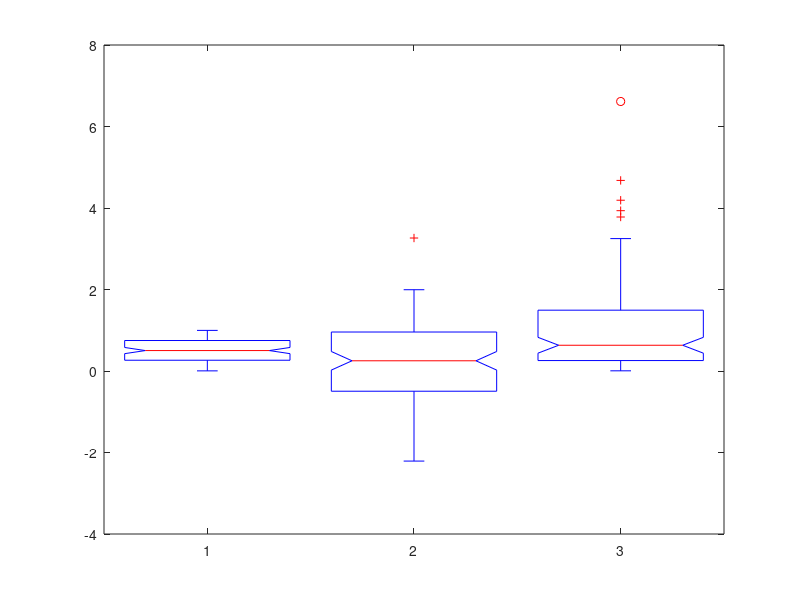

MATLAB code for this plot:
% Example 5.10
% Computational Statistics Handbook with MATLAB, 2nd Edition
% Wendy L. and Angel R. Martinez

% Generate a sample from the uniform distribution.
xunif = rand(100,1);
% Generate sample from the standard normal.
xnorm = randn(100,1);
% Generate a sample from the exponential distribution.
% NOTE: this function is from the Statistics Toolbox.
xexp = exprnd(1,100,1);
boxplot([xunif,xnorm,xexp],'notch','on')
